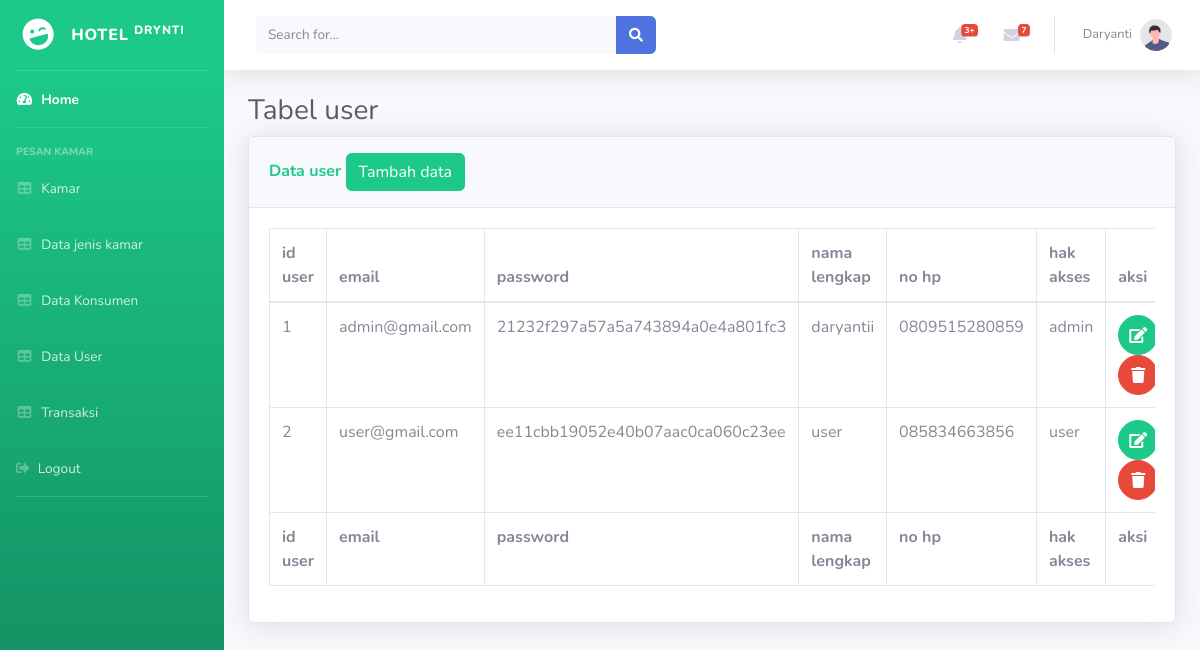
The app's page /index.php/data_user with its own data.
### tables this page shows
CREATE TABLE `tbl_user` (
  `id_user` int(11) NOT NULL,
  `email` varchar(100) NOT NULL,
  `password` varchar(100) NOT NULL,
  `nama_lengkap` varchar(50) NOT NULL,
  `no_hp` varchar(20) NOT NULL,
  `hak_akses` enum('user','admin') NOT NULL
);

### application/controllers/Data_user.php (called while the page is built, shortened)
<?php
class Data_user extends CI_Controller
{
    function index()
    {
     $data['tbl_user']= $this->M_user->SemuaData();
        $this->load->view('partial_admin/header');
        $this->load->view('partial_admin/sidebar');
        $this->load->view('partial_admin/topbar');
        $this->load->view('partial_admin//js');
        $this->load->view('content_admin/data_user',$data);
        $this->load->view('partial_admin/footer');
    }
}

### index.php (called while the page is built, shortened)
<?php
require_once BASEPATH.'core/CodeIgniter.php';

### application/models/M_user.php (called while the page is built, shortened)
<?php
class M_user extends  CI_Model{
    function SemuaData(){
        return $this->db->get('tbl_user')->result_array();
    }
}

### application/views/content_admin/Data_user.php (the view, shortened to what this page needs)
<div class="container-fluid">
    <h1 class="h3 mb-2 text-gray-800">
        Tabel user
    </h1>
    <div class="card shadow mb-4">
        <div class="card-header py-3">
            <h6 class="m-0 font-weight-bold text-success">Data user
                <a href="<?= base_url('index.php/data_user/tambah_data'); ?>">
                    <button class="btn btn-success">Tambah data</button>
                </a>
        </div>
        <div class="card-body">
        <div class="table-responsive">
            <table class="table table-bordered" id="datatable" width="100%" cellspacing="0">
                <thead>
                <th>id user</th>
                <th>email</th>
                <th>password</th>
                <th>nama lengkap</th>
                <th>no hp</th>
                <th>hak akses</th>
                <th>aksi</th>
        </thead>
        <tfoot>
                <th>id user</th>
                <th>email</th>
                <th>password</th>
                <th>nama lengkap</th>
                <th>no hp</th>
                <th>hak akses</th>
                <th>aksi</th>
            </tfoot>
            <tbody>
                <?php
        $no = 1;
foreach ($tbl_user as $tu) :
?>
    <tr>
        <td><?php echo $no++; ?></td>
        <td><?php echo $tu["email"] ?></td>
        <td><?php echo $tu["password"] ?></td>
        <td><?php echo $tu["nama_lengkap"] ?></td>
        <td><?php echo $tu["no_hp"] ?></td>
        <td><?php echo $tu["hak_akses"] ?></td>
        <td>
            <a href="<?= base_url('index.php/data_user/update_data/') ?><?php echo $tu['id_user']?>" class="btn btn-success btn-circle">
                 <i class="fas fa-edit"></i>
           </a>
            <a href="<?= base_url('index.php/data_user/hapus_data/') ?><?php echo $tu['id_user'] ?>" class="btn btn-danger btn-circle">
                  <i class="fas fa-trash"></i>
          </a>
      </td>
</tr>
<?php endforeach; ?>
</tbody>
        </table>
      </div>
      </div>
     </div>
                </div>

### application/views/partial_admin/header.php (shortened to what this page needs)
<!DOCTYPE html>
<html lang="en">
<head>
    <link href="<?= base_url('assets_admin/'); ?>vendor/fontawesome-free/css/all.min.css" rel="stylesheet" type="text/css">
    <link href="<?= base_url('assets_admin/'); ?>css/sb-admin-2.min.css" rel="stylesheet">
</head>
<body id="page-top">
    <div id="wrapper">

### application/views/partial_admin/sidebar.php
 <ul class="navbar-nav bg-gradient-success sidebar sidebar-dark accordion" id="accordionSidebar">
<a class="sidebar-brand d-flex align-items-center justify-content-center" href="index.html">
    <div class="sidebar-brand-icon rotate-n-15">
        <i class="fas fa-laugh-wink"></i>
    </div>
    <div class="sidebar-brand-text mx-3">hotel <sup>Drynti</sup></div>
</a>
<hr class="sidebar-divider my-0">
<li class="nav-item active">
    <a class="nav-link" href="<?= base_url('index.php/admin');?>">
        <i class="fas fa-fw fa-tachometer-alt"></i>
        <span>Home</span></a>
</li>
<hr class="sidebar-divider">
<div class="sidebar-heading">
    Pesan kamar
</div>
<li class="nav-item">
    <a class="nav-link" href="<?= base_url('index.php/data_kamar');?>">
        <i class="fas fa-fw fa-table"></i>
        <span> Kamar</span></a>
</li>
<li class="nav-item">
<a class="nav-link" href="<?= base_url('index.php/data_jenis_kamar');?>">
        <i class="fas fa-fw fa-table"></i>
        <span>Data jenis kamar</span></a>
</li>
<li class="nav-item">
<a class="nav-link" href="<?= base_url('index.php/data_konsumen');?>">
        <i class="fas fa-fw fa-table"></i>
        <span>Data Konsumen</span></a>
</li>
<li class="nav-item">
<a class="nav-link" href="<?= base_url('index.php/data_user');?>">
        <i class="fas fa-fw fa-table"></i>
        <span>Data User</span></a>
</li>
<li class="nav-item">
<a class="nav-link" href="<?= base_url('index.php/data_transaksi');?>">
        <i class="fas fa-fw fa-table"></i>
        <span>Transaksi</span></a>
        </li>
<li class="nav-item">
<a class="nav-link" href="<?= base_url('index.php/auth/logout');?>">
        <i class="fas fa-sign-out-alt"></i>
        <span>Logout</span></a>
        </li>
<hr class="sidebar-divider d-none d-md-block">
</ul>

### application/views/partial_admin/topbar.php (shortened to what this page needs)
<div id="content-wrapper" class="d-flex flex-column">
<div id="content">
    <nav class="navbar navbar-expand navbar-light bg-white topbar mb-4 static-top shadow">
        <form
            class="d-none d-sm-inline-block form-inline mr-auto ml-md-3 my-2 my-md-0 mw-100 navbar-search">
            <div class="input-group">
                <input type="text" class="form-control bg-light border-0 small" placeholder="Search for..."
                    aria-label="Search" aria-describedby="basic-addon2">
                <div class="input-group-append">
                    <button class="btn btn-primary" type="button">
                        <i class="fas fa-search fa-sm"></i>
                    </button>
                </div>
            </div>
        </form>
        <ul class="navbar-nav ml-auto">
            <li class="nav-item dropdown no-arrow mx-1">
                <a class="nav-link dropdown-toggle" href="#" id="alertsDropdown" role="button"
                    data-toggle="dropdown" aria-haspopup="true" aria-expanded="false">
                    <i class="fas fa-bell fa-fw"></i>
                    <span class="badge badge-danger badge-counter">3+</span>
                </a>
            </li>
            <li class="nav-item dropdown no-arrow mx-1">
                <a class="nav-link dropdown-toggle" href="#" id="messagesDropdown" role="button"
                    data-toggle="dropdown" aria-haspopup="true" aria-expanded="false">
                    <i class="fas fa-envelope fa-fw"></i>
                    <span class="badge badge-danger badge-counter">7</span>
                </a>
            </li>
            <li class="nav-item dropdown no-arrow">
                <a class="nav-link dropdown-toggle" href="#" id="userDropdown" role="button"
                    data-toggle="dropdown" aria-haspopup="true" aria-expanded="false">
                    <span class="mr-2 d-none d-lg-inline text-gray-600 small"> Daryanti</span>
                    <img class="img-profile rounded-circle"
                        src="<?= base_url('ass_admin/');?>img/undraw_profile.svg">
                </a>
            </li>
        </ul>
    </nav>

### application/views/partial_admin/js.php (shortened to what this page needs)
</body>
</html>

### application/views/partial_admin/footer.php (shortened to what this page needs)
</body>
</html>

### records on screen
tbl_user: email "admin@gmail.com", password "21232f297a57a5a743894a0e4a801fc3", nama_lengkap "daryantii", no_hp "0809515280859", hak_akses "admin"
tbl_user: email "user@gmail.com", password "ee11cbb19052e40b07aac0ca060c23ee", nama_lengkap "user", no_hp "085834663856", hak_akses "user"
